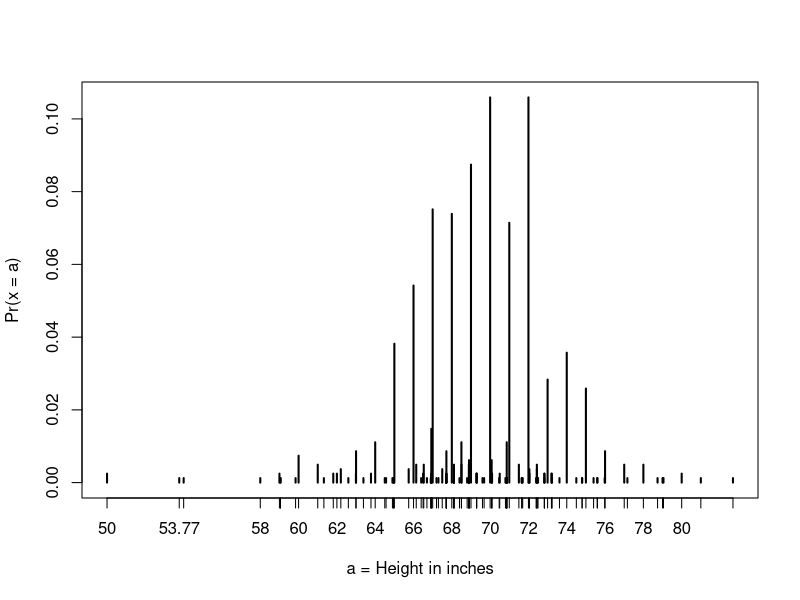
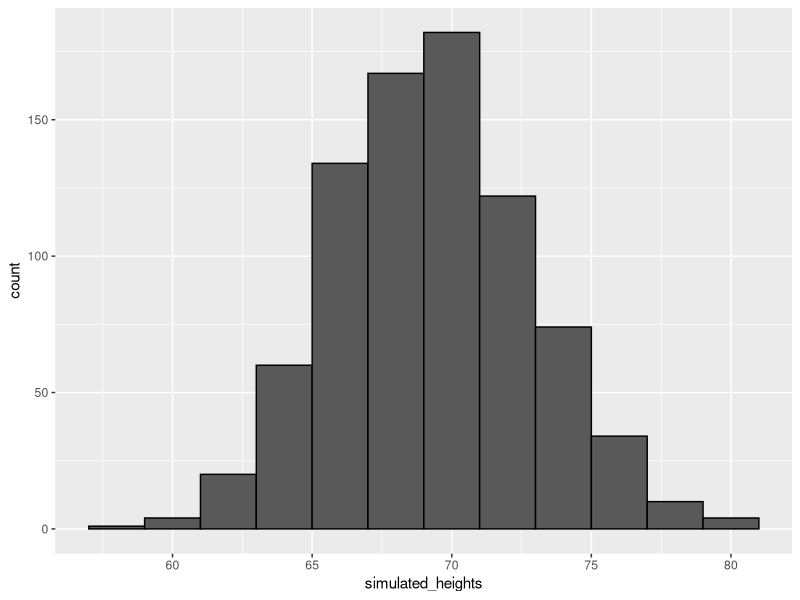

Generate these figures, in order, with R:

library(dslabs)
library(caret)
library(tidyverse)

data(heights)

#get height(value) of all Male
x <- heights %>% 
      filter(sex=="Male") %>% 
        pull(height)
?pull



#probabilty of Male, shorter than 70
mean(x <= 70)

F <- function(a) mean(x <= a)

1 - F(70)    # probability of male taller than 70 inches


######################################################################
#CDF ??
library(tidyverse)
library(dslabs)
data(heights)
x <- heights %>% filter(sex=="Male") %>% pull(height)

1 - pnorm(70.5, mean(x), sd(x))

# plot distribution of exact heights in data
plot(prop.table(table(x)), xlab = "a = Height in inches", ylab = "Pr(x = a)")

# probabilities in actual data over length 1 ranges containing an integer
mean(x <= 68.5) - mean(x <= 67.5)
mean(x <= 69.5) - mean(x <= 68.5)
mean(x <= 70.5) - mean(x <= 69.5)

# probabilities in normal approximation match well
pnorm(68.5, mean(x), sd(x)) - pnorm(67.5, mean(x), sd(x))
pnorm(69.5, mean(x), sd(x)) - pnorm(68.5, mean(x), sd(x))
pnorm(70.5, mean(x), sd(x)) - pnorm(69.5, mean(x), sd(x))

# probabilities in actual data over other ranges don't match normal approx as well
mean(x <= 70.9) - mean(x <= 70.1)
pnorm(70.9, mean(x), sd(x)) - pnorm(70.1, mean(x), sd(x))




#########################################################################################3

#Code: Generating normally distributed random numbers

# define x as male heights from dslabs data
library(tidyverse)
library(dslabs)
data(heights)
x <- heights %>% filter(sex=="Male") %>% pull(height)

# generate simulated height data using normal distribution - both datasets should have n observations
n <- length(x)
avg <- mean(x)
s <- sd(x)
simulated_heights <- rnorm(n, avg, s)

# plot distribution of simulated_heights
data.frame(simulated_heights = simulated_heights) %>%
  ggplot(aes(simulated_heights)) +
  geom_histogram(color="black", binwidth = 2)


B <- 10000
tallest <- replicate(B, {
  simulated_data <- rnorm(800, avg, s)    # generate 800 normally distributed random heights
  max(simulated_data)    # determine the tallest height
})
mean(tallest >= 7*12)    # proportion of times that tallest person exceeded 7 feet (84 inches)
